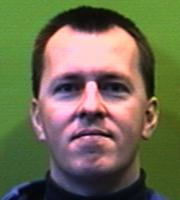
#> input picture q3_image_colorization/faces_sets/training_set/cgboyc.1.jpg, 180 x 200 px
$ python figures.py
#> lines starting #> are read from the running program, lines starting #| are printed output that depends on the picture
### q3_image_colorization/dataset.py
"""
@ Author: Netanel Stern
@ ID: 206342255
@ Date: 12/02/2023
"""

"""
Dataset module for image colorizer

The module loads the data from given path and create a dataset
for the model.
"""


from skimage import io
import numpy as np
import os


class ImagesDataset:

    def __init__(self, path=None, formats=['jpg'], images=None):
        """
        Initialize the dataset

        Parameters
        ----------
        path : str, optional
            The path to the data.
        formats : list, optional
            The formats of the images. The default is ['jpg'].
        images : list, optional

        Returns
        -------
        None.

        """

        self.path = path
        self.formats = formats

        if images is not None:
            self.images = images
        else:
            self.images = []

    # [33 lines left out: functions set_path, set_formats, not called in this run]

    def load(self, verbose=False):
        """
        Load data for the dataset from given path

        Returns
        -------
        None.

        """

        for fname in os.walk(self.path).__next__()[2]:
            if fname.split('.')[-1] in self.formats:

                img_path = os.path.join(self.path, fname)

                if verbose:
                    print('Loading image: {}'.format(img_path))

                self.images.append(io.imread(img_path))

                if verbose:
                    print('Num of loaded images: {}'.format(len(self.images)))

### q3_image_colorization/image_util.py
"""
@ Author:  Netanel Stern
@ ID:      206342255
@ Date:    12/02/2023
"""

"""
Image Util provide some useful functions for image processing
"""

from skimage import io, color
import numpy as np

# [67 lines left out: functions read_image, convert_rgb_to_lab, convert_lab_to_rgb, convert_grayscale_to_rgb, not called in this run]


def convert_rgb_to_grayscale(image, method='average'):
    """
    Convert the image to grayscale

    Parameters
    ----------
    image : numpy array
        The image to convert.
    method : str, optional
        The method to use for conversion. The default is 'average'.
        The available methods are:
            'average' - average the three channels.
            'luminosity' - use the luminosity method.

    Returns
    -------
    numpy array
        The grayscale image.

    Raises
    ------
    ValueError
        If the method is invalid.
    """

    if method == 'average':
        return color.rgb2gray(image)
    elif method == 'luminosity':
        return color.rgb2lab(image)[:, :, 0]
    else:
        raise ValueError('Invalid method')

def normalize_image(image, top_val=255, convert_to_int=False):
    """
    Normalize image pixels value to range [0, top_val]
    The return image is in the same shape as the input image

    Parameters
    ----------
    image : numpy array
        The image to normalize.
    top_val : int, optional
        The top value to normalize to. The default is 255.
    convert_to_int : bool, optional
        If True, the image will be converted to int. The default is False.

    Returns
    -------
    numpy array
        The normalized image.
    """

    image_dim = image.shape
    image = image.flatten()

    min_val = np.min(image)
    max_val = np.max(image)

    image = (image - min_val) / (max_val - min_val) * top_val

    if convert_to_int:
        image = image.astype(int)

    return image.reshape(image_dim)

# [17 lines left out: function calc_avergae_image, not called in this run]

### q3_image_colorization/sim_image_colorizer.py
"""
@ Author:  Netanel Stern
@ ID:      206342255
@ Date:    12/02/2023
"""

"""
Sim image colorizer module use to colorize the image using image similarity

the similarity is calculated using PCA space with grayscale version of the images
"""

from dataset import ImagesDataset
from classifier import PCAClassifier
import numpy as np
import image_util as iu
from scipy.stats import norm

class Colorizer:
    """
    Sim image colorizer class use to colorize the image using image similarity

    the similarity is calculated using PCA space with grayscale version of the images

    Attributes
    ----------
    dataset : Dataset
        The dataset to use for colorization.
    """

    def __init__(self, dataset):
        """
        Parameters
        ----------
        dataset : Dataset
            The dataset to use for colorization.
        pca_formatter : PCAFormatter
            The PCA formatter to use for colorization.
        """
        self.dataset = dataset
        self.clf = PCAClassifier()

    def fit_data(self, gray_method='average', verbose=False):
        """
        Fit the data to the classifier

        Parameters
        ----------
        gray_method : str, optional
            The method to use for conversion. The default is 'average'.
            The available methods are:
                'average' - average the three channels.
                'luminosity' - luminosity method.
        verbose : bool, optional
            Print the progress. The default is False.
        """

        self.gray_images = [iu.convert_rgb_to_grayscale(img, method=gray_method) for img in self.dataset.images]

        if gray_method == 'luminosity':
            self.gray_images = [iu.normalize_image(img, 100, True) for img in self.gray_images]

        self.clf.fit(self.gray_images)

    def calc_image_segmentation(self, image, method='slic', **kwargs):
        """
        Calculate the image segmentation

        Parameters
        ----------
        image : numpy array
            The image to segment.
        method : str, optional
            The segmentation method to use. The default is 'slic'.
            The available methods are:
                'slic' - SLIC method.
        **kwargs - The arguments for the segmentation method.

        Returns
        -------
        numpy array
            The segmentation of the image.

        Raises
        ------
        Exception
            If the method is unknown.

        """

        if method == 'slic':

            from skimage.segmentation import slic

            segments = kwargs.pop('segments', 350)
            compactness = kwargs.pop('compactness', 0.5)
            sigma = kwargs.pop('sigma', 1)

            return slic(image, n_segments=segments, compactness=compactness, sigma=sigma)

        else:
            raise Exception(f'Unknown segmentation method: {method}')

    # [409 lines left out: functions calc_segment_distribution, calc_segment_boundry_rectangle, calc_segment_boundry_rectangle_coverage, calc_segment_center, calc_segment_map, extract_image_features and 5 more, not called in this run]

### q3_image_colorization/classifier.py
"""
@ Author:  Netanel Stern
@ ID:      206342255
@ Date:    12/02/2023
"""

"""
Classifier module for image colorizer uses to find the most similar image
to the input image.

this classifier uses PCA method to reduce the dimension of the images
and use the euclidean or cosine distance to find the most similar image.
"""

import numpy as np
from sklearn.decomposition import PCA
from scipy.spatial.distance import cosine

class PCAClassifier:

    def __init__(self, **kwargs):
        """
        Initialize the classifier
        """
        self.pca = PCA()

    def fit(self, X):
        """
        Fit the classifier to the data

        Parameters
        ----------
        X : numpy array
            The data to fit the classifier.

        Returns
        -------
        None.

        """

        X = np.array(X)

        if len(X.shape) > 2:
            X = X.reshape(X.shape[0], -1)

        X_pca = self.pca.fit_transform(X)
        self.components_ = self.pca.components_

        self.mapping = [(x, x_pca) for x, x_pca in zip(X, X_pca)]

    # [11 lines left out: function get_mapping, not called in this run]


    def predict(self, X):
        """
        Predict the most similar image to the input image

        Parameters
        ----------
        X : numpy array
            The image to predict.

        Returns
        -------
        numpy array
            The most similar image to the input image.

        """
        X_pca = self.pca.transform(X)

        return self._euclidean(X_pca)

    def _euclidean(self, X_pca):
        """
        Predict the most similar image to the input image using euclidean distance

        Parameters
        ----------
        X_pca : numpy array
            The image to predict.

        Returns
        -------
        numpy array
            The most similar image to the input image.

        """
        min_dist = np.inf
        min_img = None

        for img, img_pca in self.mapping:
            dist = np.linalg.norm(img_pca - X_pca)
            if dist < min_dist:
                min_dist = dist
                min_img = img

        return min_img

### q3_image_colorization/figures.py
"""
@ Author:  Netanel Stern
@ ID:      206342255
"""

"""
This file contains the code that used to generate the figures for the report.
"""
# %% imports

import numpy as np
import matplotlib.pyplot as plt
import image_util as iu
from skimage import color
from skimage.segmentation import slic, mark_boundaries
from dataset import ImagesDataset
from sim_image_colorizer import Colorizer
import os as os

# %% functions

def check_paint_quality(source, target):
    dist = 0

    for i in range(source.shape[0]):
        for j in range(source.shape[1]):
            dist += np.linalg.norm(source[i, j] - target[i, j])

    return dist / (source.shape[0] * source.shape[1])

# %% data loading

data_path = 'faces_sets'

# train_images_path = 'C:\\ws\\faces_sets\\faces_sets\\training_set'
train_images_path = os.path.join(data_path, 'training_set')
train_data = ImagesDataset(path=train_images_path)
train_data.load(verbose=False)

colorizer = Colorizer(train_data)
colorizer.fit_data(gray_method='luminosity', verbose=True)
#> in convert_rgb_to_grayscale, `return color.rgb2lab(image)[:, :, 0]`:
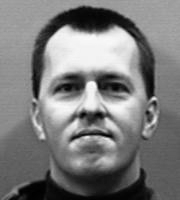
#> returned value: shape (200, 180) float64; min 1.03, max 91.89, mean 45.2; drawn with min black and max white
#> in fit_data, `self.gray_images = [iu.convert_rgb_to_grayscale(img, method=gray_metho..`: self.gray_images = 1 item
#> in normalize_image, `min_val = np.min(image)`: min_val = 1.03
#> in normalize_image, `max_val = np.max(image)`: max_val = 91.89
#> in normalize_image, `return image.reshape(image_dim)`:
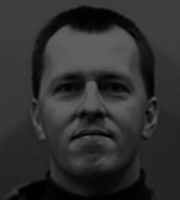
#> returned value: shape (200, 180) int64; min 0, max 100, mean 48.1
#> in fit, `X_pca = self.pca.fit_transform(X)`: X_pca = [0]
#> in fit, `self.mapping = [(x, x_pca) for x, x_pca in zip(X, X_pca)]`: self.mapping = 1 item

# test_images_path = 'C:\\ws\\faces_sets\\faces_sets\\test_set'
test_images_path = os.path.join(data_path, 'test_set')
test_data = ImagesDataset(path=test_images_path)
test_data.load(verbose=False)
#> call 2 of load, with verbose = False
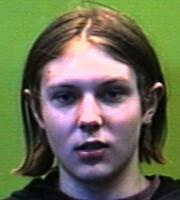
#> input picture q3_image_colorization/faces_sets/test_set/cmkirk.20.jpg, 180 x 200 px

colorizer = Colorizer(train_data)
colorizer.fit_data(gray_method='luminosity')

gray_test_images = [iu.convert_rgb_to_grayscale(img) for img in test_data.images]
#> call 3 of convert_rgb_to_grayscale, with method = 'average'
#> in convert_rgb_to_grayscale (call 3), `return color.rgb2gray(image)`:
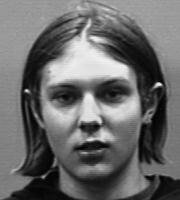
#> returned value: shape (200, 180) float64; min 0.0025, max 0.964, mean 0.419
#> call 4 of convert_rgb_to_grayscale, with method = 'average'
#> in convert_rgb_to_grayscale (call 4), `return color.rgb2gray(image)`:
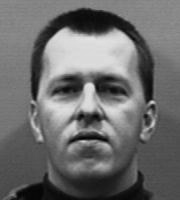
#> returned value: shape (200, 180) float64; min 0.015, max 0.894, mean 0.427
#> in convert_rgb_to_grayscale (call 5), `return color.rgb2gray(image)`:
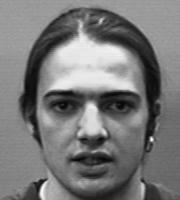
#> returned value: shape (200, 180) float64; min 0.0109, max 0.986, mean 0.474
#> gray_test_images = 3 items

# %% figure 3

gray_img = iu.normalize_image(gray_test_images[0], top_val=100, convert_to_int=True)
#> call 3 of normalize_image, with top_val = 100, convert_to_int = True
#> in normalize_image (call 3), `min_val = np.min(image)`: min_val = 0.0025
#> in normalize_image (call 3), `max_val = np.max(image)`: max_val = 0.964
#> in normalize_image (call 3), `return image.reshape(image_dim)`:
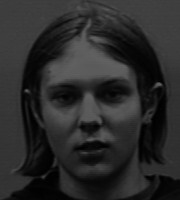
#> returned value: shape (200, 180) int64; min 0, max 100, mean 42.8
sim_gray_img = colorizer.clf.predict(gray_img.reshape(1, -1))
#> in predict, `X_pca = self.pca.transform(X)`: X_pca = [-2]
#> the loop in _euclidean, `for img, img_pca in self.mapping:` made 1 pass
#> (img_pca, dist, min_dist) on pass 1: ([0], 2, 2)
#> after the loop in _euclidean, `for img, img_pca in self.mapping:`: min_dist = 2

for i, img in enumerate(colorizer.gray_images):
    if np.array_equal(img.flatten(), sim_gray_img.flatten()):
        sim_img = colorizer.dataset.images[i]
        break
#> this loop made 1 pass

fig, ax = plt.subplots(1, 3, figsize=(20, 10))

gray_img_segments = colorizer.calc_image_segmentation(gray_img, segments=300, compactness=0.1)
#> (the run stopped early here; a loop or call above may not have finished)
